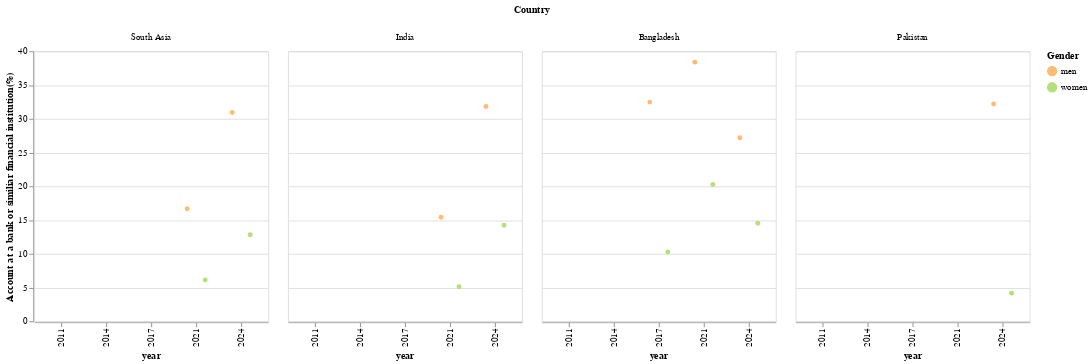

Source (notebook cell):
### Code cell
def mobile_account_gender_gaps(df):
    # DROP
    new_colors = ['#8624f5', '#1fc3aa']
    gender_df = df.filter(pl.col('group') == 'gender')
    # mobile_gender_gap = alt.Chart(gender_df).mark_line(point = True).encode(
    #     y = alt.Y('group2:N', title = 'Gender'),
    #     x = alt.X('mobileaccount_t_d:Q',title = 'Mobile Money Account(%)'),
    #     text = 'year:N',
    #     column = alt.Column('countrynewwb', title = 'Country', sort = south_asia_countries))

    mobile_gender_gap = alt.Chart(gender_df).mark_line(point = True).encode(
        x = 'year:N', 
        y = alt.Y('mobileaccount_t_d:Q',title = 'Account at a bank or similiar financial institution(%)'),
        xOffset='group2',
        color = alt.Color('group2').scale(scheme = 'redyellowgreen').title('Gender'), 
        column = alt.Column('countrynewwb', title = 'Country', sort = south_asia_countries)
        
    )
   
    return mobile_gender_gap 

mobile_account_gender_gaps(filter_south_asia(process_data(), True))
    #.save('../milestones/static-draft-images/mobile_account_gender_gaps.png', 
                                                             #ppi=200)

### Figure 1 — Vega-Lite specification as saved in the notebook (floating-point values rounded to 4 significant figures)
{"config": {"view": {"continuousWidth": 300, "continuousHeight": 300}}, "data": {"name": "data-d12b8e5ba46113a48613a920994e3840"}, "mark": {"type": "line", "point": true}, "encoding": {"color": {"field": "group2", "scale": {"scheme": "redyellowgreen"}, "title": "Gender", "type": "nominal"}, "column": {"field": "countrynewwb", "sort": ["South Asia", "India", "Bangladesh", "Pakistan"], "title": "Country", "type": "nominal"}, "x": {"field": "year", "type": "nominal"}, "xOffset": {"field": "group2", "type": "nominal"}, "y": {"field": "mobileaccount_t_d", "title": "Account at a bank or similiar financial institution(%)", "type": "quantitative"}}, "$schema": "https://vega.github.io/schema/vega-lite/v5.20.1.json", "datasets": {"data-d12b8e5ba46113a48613a920994e3840": [{"countrynewwb": "Bangladesh", "codewb": "BGD", "year": 2011, "pop_adult": "100376575", "regionwb24_hi": "South Asia (excluding high income)", "incomegroupwb24": "Lower middle income", "group": "gender", "group2": "men", "account_t_d": 37.29, "fiaccount_t_d": 37.29, "mobileaccount_t_d": null, "fin11a": null, "fin11b": null, "fin11c": null, "fin11f": null, "fin11d": null, "fin11e": null, "fin14a": null, "fin14b": null, "fin14c": null, "fin14d": null, "fin26a": null, "fin26b": null, "fin27a": null, "g20_made": null, "fin17f": null, "fin17a_17a1_d": 18.09, "fin17a": 18.09, "fin17b": null, "fin17c": null, "fin24aSD_ND": null}, {"countrynewwb": "Bangladesh", "codewb": "BGD", "year": 2011, "pop_adult": "100376575", "regionwb24_hi": "South Asia (excluding high income)", "incomegroupwb24": "Lower middle income", "group": "gender", "group2": "women", "account_t_d": 26.01, "fiaccount_t_d": 26.01, "mobileaccount_t_d": null, "fin11a": null, "fin11b": null, "fin11c": null, "fin11f": null, "fin11d": null, "fin11e": null, "fin14a": null, "fin14b": null, "fin14c": null, "fin14d": null, "fin26a": null, "fin26b": null, "fin27a": null, "g20_made": null, "fin17f": null, "fin17a_17a1_d": 15.13, "fin17a": 15.13, "fin17b": null, "fin17c": null, "fin24aSD_ND": null}, {"countrynewwb": "India", "codewb": "IND", "year": 2011, "pop_adult": "853745004", "regionwb24_hi": "South Asia (excluding high income)", "incomegroupwb24": "Lower middle income", "group": "gender", "group2": "men", "account_t_d": 43.74, "fiaccount_t_d": 43.74, "mobileaccount_t_d": null, "fin11a": null, "fin11b": null, "fin11c": null, "fin11f": null, "fin11d": null, "fin11e": null, "fin14a": null, "fin14b": null, "fin14c": null, "fin14d": null, "fin26a": null, "fin26b": null, "fin27a": null, "g20_made": null, "fin17f": null, "fin17a_17a1_d": 15.99, "fin17a": 15.99, "fin17b": null, "fin17c": null, "fin24aSD_ND": null}, {"countrynewwb": "India", "codewb": "IND", "year": 2011, "pop_adult": "853745004", "regionwb24_hi": "South Asia (excluding high income)", "incomegroupwb24": "Lower middle income", "group": "gender", "group2": "women", "account_t_d": 26.49, "fiaccount_t_d": 26.49, "mobileaccount_t_d": null, "fin11a": null, "fin11b": null, "fin11c": null, "fin11f": null, "fin11d": null, "fin11e": null, "fin14a": null, "fin14b": null, "fin14c": null, "fin14d": null, "fin26a": null, "fin26b": null, "fin27a": null, "g20_made": null, "fin17f": null, "fin17a_17a1_d": 7.096, "fin17a": 7.096, "fin17b": null, "fin17c": null, "fin24aSD_ND": null}, {"countrynewwb": "Pakistan", "codewb": "PAK", "year": 2011, "pop_adult": "120857470", "regionwb24_hi": "South Asia (excluding high income)", "incomegroupwb24": "Lower middle income", "group": "gender", "group2": "men", "account_t_d": 17.28, "fiaccount_t_d": 17.28, "mobileaccount_t_d": null, "fin11a": null, "fin11b": null, "fin11c": null, "fin11f": null, "fin11d": null, "fin11e": null, "fin14a": null, "fin14b": null, "fin14c": null, "fin14d": null, "fin26a": null, "fin26b": null, "fin27a": null, "g20_made": null, "fin17f": null, "fin17a_17a1_d": null, "fin17a": null, "fin17b": null, "fin17c": null, "fin24aSD_ND": null}, {"countrynewwb": "Pakistan", "codewb": "PAK", "year": 2011, "pop_adult": "120857470", "regionwb24_hi": "South Asia (excluding high income)", "incomegroupwb24": "Lower middle income", "group": "gender", "group2": "women", "account_t_d": 2.954, "fiaccount_t_d": 2.954, "mobileaccount_t_d": null, "fin11a": null, "fin11b": null, "fin11c": null, "fin11f": null, "fin11d": null, "fin11e": null, "fin14a": null, "fin14b": null, "fin14c": null, "fin14d": null, "fin26a": null, "fin26b": null, "fin27a": null, "g20_made": null, "fin17f": null, "fin17a_17a1_d": null, "fin17a": null, "fin17b": null, "fin17c": null, "fin24aSD_ND": null}, {"countrynewwb": "Bangladesh", "codewb": "BGD", "year": 2014, "pop_adult": "105778630", "regionwb24_hi": "South Asia (excluding high income)", "incomegroupwb24": "Lower middle income", "group": "gender", "group2": "men", "account_t_d": 35.37, "fiaccount_t_d": 32.93, "mobileaccount_t_d": null, "fin11a": null, "fin11b": null, "fin11c": null, "fin11f": null, "fin11d": null, "fin11e": null, "fin14a": null, "fin14b": null, "fin14c": null, "fin14d": null, "fin26a": null, "fin26b": null, "fin27a": null, "g20_made": null, "fin17f": null, "fin17a_17a1_d": null, "fin17a": null, "fin17b": null, "fin17c": null, "fin24aSD_ND": null}, {"countrynewwb": "Bangladesh", "codewb": "BGD", "year": 2014, "pop_adult": "105778630", "regionwb24_hi": "South Asia (excluding high income)", "incomegroupwb24": "Lower middle income", "group": "gender", "group2": "women", "account_t_d": 26.45, "fiaccount_t_d": 25.22, "mobileaccount_t_d": null, "fin11a": null, "fin11b": null, "fin11c": null, "fin11f": null, "fin11d": null, "fin11e": null, "fin14a": null, "fin14b": null, "fin14c": null, "fin14d": null, "fin26a": null, "fin26b": null, "fin27a": null, "g20_made": null, "fin17f": null, "fin17a_17a1_d": null, "fin17a": null, "fin17b": null, "fin17c": null, "fin24aSD_ND": null}, {"countrynewwb": "India", "codewb": "IND", "year": 2014, "pop_adult": "907853291", "regionwb24_hi": "South Asia (excluding high income)", "incomegroupwb24": "Lower middle income", "group": "gender", "group2": "men", "account_t_d": 62.76, "fiaccount_t_d": 62.47, "mobileaccount_t_d": null, "fin11a": null, "fin11b": null, "fin11c": null, "fin11f": null, "fin11d": null, "fin11e": null, "fin14a": null, "fin14b": null, "fin14c": null, "fin14d": null, "fin26a": null, "fin26b": null, "fin27a": null, "g20_made": 23.28, "fin17f": null, "fin17a_17a1_d": 18.43, "fin17a": 18.43, "fin17b": null, "fin17c": null, "fin24aSD_ND": null}, {"countrynewwb": "India", "codewb": "IND", "year": 2014, "pop_adult": "907853291", "regionwb24_hi": "South Asia (excluding high income)", "incomegroupwb24": "Lower middle income", "group": "gender", "group2": "women", "account_t_d": 43.13, "fiaccount_t_d": 42.64, "mobileaccount_t_d": null, "fin11a": null, "fin11b": null, "fin11c": null, "fin11f": null, "fin11d": null, "fin11e": null, "fin14a": null, "fin14b": null, "fin14c": null, "fin14d": null, "fin26a": null, "fin26b": null, "fin27a": null, "g20_made": 7.865, "fin17f": null, "fin17a_17a1_d": 10.13, "fin17a": 10.13, "fin17b": null, "fin17c": null, "fin24aSD_ND": null}, {"countrynewwb": "Pakistan", "codewb": "PAK", "year": 2014, "pop_adult": "128875593", "regionwb24_hi": "South Asia (excluding high income)", "incomegroupwb24": "Lower middle income", "group": "gender", "group2": "men", "account_t_d": 20.97, "fiaccount_t_d": null, "mobileaccount_t_d": null, "fin11a": null, "fin11b": null, "fin11c": null, "fin11f": null, "fin11d": null, "fin11e": null, "fin14a": null, "fin14b": null, "fin14c": null, "fin14d": null, "fin26a": null, "fin26b": null, "fin27a": null, "g20_made": null, "fin17f": null, "fin17a_17a1_d": null, "fin17a": null, "fin17b": null, "fin17c": 15.91, "fin24aSD_ND": null}, {"countrynewwb": "Pakistan", "codewb": "PAK", "year": 2014, "pop_adult": "128875593", "regionwb24_hi": "South Asia (excluding high income)", "incomegroupwb24": "Lower middle income", "group": "gender", "group2": "women", "account_t_d": 4.844, "fiaccount_t_d": null, "mobileaccount_t_d": null, "fin11a": null, "fin11b": null, "fin11c": null, "fin11f": null, "fin11d": null, "fin11e": null, "fin14a": null, "fin14b": null, "fin14c": null, "fin14d": null, "fin26a": null, "fin26b": null, "fin27a": null, "g20_made": null, "fin17f": null, "fin17a_17a1_d": null, "fin17a": null, "fin17b": null, "fin17c": 6.742, "fin24aSD_ND": null}, {"countrynewwb": "Bangladesh", "codewb": "BGD", "year": 2017, "pop_adult": "111658076", "regionwb24_hi": "South Asia (excluding high income)", "incomegroupwb24": "Lower middle income", "group": "gender", "group2": "men", "account_t_d": 64.59, "fiaccount_t_d": 50.24, "mobileaccount_t_d": 32.47, "fin11a": null, "fin11b": null, "fin11c": null, "fin11f": null, "fin11d": null, "fin11e": null, "fin14a": null, "fin14b": null, "fin14c": null, "fin14d": null, "fin26a": null, "fin26b": null, "fin27a": null, "g20_made": 43.28, "fin17f": null, "fin17a_17a1_d": null, "fin17a": null, "fin17b": null, "fin17c": 11.58, "fin24aSD_ND": null}, {"countrynewwb": "Bangladesh", "codewb": "BGD", "year": 2017, "pop_adult": "111658076", "regionwb24_hi": "South Asia (excluding high income)", "incomegroupwb24": "Lower middle income", "group": "gender", "group2": "women", "account_t_d": 35.84, "fiaccount_t_d": 31.91, "mobileaccount_t_d": 10.27, "fin11a": null, "fin11b": null, "fin11c": null, "fin11f": null, "fin11d": null, "fin11e": null, "fin14a": null, "fin14b": null, "fin14c": null, "fin14d": null, "fin26a": null, "fin26b": null, "fin27a": null, "g20_made": 17.28, "fin17f": null, "fin17a_17a1_d": null, "fin17a": null, "fin17b": null, "fin17c": 11.84, "fin24aSD_ND": null}, {"countrynewwb": "India", "codewb": "IND", "year": 2017, "pop_adult": "962463650", "regionwb24_hi": "South Asia (excluding high income)", "incomegroupwb24": "Lower middle income", "group": "gender", "group2": "men", "account_t_d": 83.01, "fiaccount_t_d": 82.94, "mobileaccount_t_d": null, "fin11a": null, "fin11b": null, "fin11c": null, "fin11f": null, "fin11d": null, "fin11e": null, "fin14a": null, "fin14b": null, "fin14c": null, "fin14d": null, "fin26a": null, "fin26b": null, "fin27a": null, "g20_made": 26.22, "fin17f": null, "fin17a_17a1_d": 22.42, "fin17a": 22.42, "fin17b": null, "fin17c": null, "fin24aSD_ND": null}, {"countrynewwb": "India", "codewb": "IND", "year": 2017, "pop_adult": "962463650", "regionwb24_hi": "South Asia (excluding high income)", "incomegroupwb24": "Lower middle income", "group": "gender", "group2": "women", "account_t_d": 76.64, "fiaccount_t_d": 76.64, "mobileaccount_t_d": null, "fin11a": null, "fin11b": null, "fin11c": null, "fin11f": null, "fin11d": null, "fin11e": null, "fin14a": null, "fin14b": null, "fin14c": null, "fin14d": null, "fin26a": null, "fin26b": null, "fin27a": null, "g20_made": 13.52, "fin17f": null, "fin17a_17a1_d": 16.69, "fin17a": 16.69, "fin17b": null, "fin17c": null, "fin24aSD_ND": null}, {"countrynewwb": "Pakistan", "codewb": "PAK", "year": 2017, "pop_adult": "135055510", "regionwb24_hi": "South Asia (excluding high income)", "incomegroupwb24": "Lower middle income", "group": "gender", "group2": "men", "account_t_d": 34.61, "fiaccount_t_d": 29.03, "mobileaccount_t_d": null, "fin11a": null, "fin11b": null, "fin11c": null, "fin11f": null, "fin11d": null, "fin11e": null, "fin14a": null, "fin14b": null, "fin14c": null, "fin14d": null, "fin26a": null, "fin26b": null, "fin27a": null, "g20_made": 23.48, "fin17f": null, "fin17a_17a1_d": null, "fin17a": null, "fin17b": null, "fin17c": 25.6, "fin24aSD_ND": null}, {"countrynewwb": "Pakistan", "codewb": "PAK", "year": 2017, "pop_adult": "135055510", "regionwb24_hi": "South Asia (excluding high income)", "incomegroupwb24": "Lower middle income", "group": "gender", "group2": "women", "account_t_d": 7.025, "fiaccount_t_d": 6.282, "mobileaccount_t_d": null, "fin11a": null, "fin11b": null, "fin11c": null, "fin11f": null, "fin11d": null, "fin11e": null, "fin14a": null, "fin14b": null, "fin14c": null, "fin14d": null, "fin26a": null, "fin26b": null, "fin27a": null, "g20_made": 4.5, "fin17f": null, "fin17a_17a1_d": null, "fin17a": null, "fin17b": null, "fin17c": 16.31, "fin24aSD_ND": null}, {"countrynewwb": "Bangladesh", "codewb": "BGD", "year": 2021, "pop_adult": "117641793", "regionwb24_hi": "South Asia (excluding high income)", "incomegroupwb24": "Lower middle income", "group": "gender", "group2": "men", "account_t_d": 62.86, "fiaccount_t_d": 45.33, "mobileaccount_t_d": 38.39, "fin11a": null, "fin11b": null, "fin11c": null, "fin11f": null, "fin11d": null, "fin11e": null, "fin14a": null, "fin14b": null, "fin14c": null, "fin14d": null, "fin26a": 16.77, "fin26b": null, "fin27a": null, "g20_made": 54.06, "fin17f": null, "fin17a_17a1_d": null, "fin17a": null, "fin17b": null, "fin17c": null, "fin24aSD_ND": 48.29}, {"countrynewwb": "Bangladesh", "codewb": "BGD", "year": 2021, "pop_adult": "117641793", "regionwb24_hi": "South Asia (excluding high income)", "incomegroupwb24": "Lower middle income", "group": "gender", "group2": "women", "account_t_d": 43.46, "fiaccount_t_d": 30.58, "mobileaccount_t_d": 20.28, "fin11a": null, "fin11b": null, "fin11c": null, "fin11f": null, "fin11d": null, "fin11e": null, "fin14a": null, "fin14b": null, "fin14c": null, "fin14d": null, "fin26a": 4.718, "fin26b": null, "fin27a": null, "g20_made": 28.04, "fin17f": null, "fin17a_17a1_d": null, "fin17a": null, "fin17b": null, "fin17c": null, "fin24aSD_ND": 27.68}, {"countrynewwb": "India", "codewb": "IND", "year": 2021, "pop_adult": "1033092817", "regionwb24_hi": "South Asia (excluding high income)", "incomegroupwb24": "Lower middle income", "group": "gender", "group2": "men", "account_t_d": 77.51, "fiaccount_t_d": 77.15, "mobileaccount_t_d": 15.41, "fin11a": null, "fin11b": null, "fin11c": null, "fin11f": null, "fin11d": null, "fin11e": null, "fin14a": null, "fin14b": null, "fin14c": null, "fin14d": null, "fin26a": null, "fin26b": null, "fin27a": null, "g20_made": 32.86, "fin17f": null, "fin17a_17a1_d": 15.35, "fin17a": 13.48, "fin17b": null, "fin17c": null, "fin24aSD_ND": 38.21}, {"countrynewwb": "India", "codewb": "IND", "year": 2021, "pop_adult": "1033092817", "regionwb24_hi": "South Asia (excluding high income)", "incomegroupwb24": "Lower middle income", "group": "gender", "group2": "women", "account_t_d": 77.55, "fiaccount_t_d": 77.47, "mobileaccount_t_d": 5.116, "fin11a": null, "fin11b": null, "fin11c": null, "fin11f": null, "fin11d": null, "fin11e": null, "fin14a": null, "fin14b": null, "fin14c": null, "fin14d": null, "fin26a": null, "fin26b": null, "fin27a": null, "g20_made": 15.08, "fin17f": null, "fin17a_17a1_d": 12.74, "fin17a": 11.97, "fin17b": null, "fin17c": null, "fin24aSD_ND": 23.85}, {"countrynewwb": "Pakistan", "codewb": "PAK", "year": 2021, "pop_adult": "146030491", "regionwb24_hi": "South Asia (excluding high income)", "incomegroupwb24": "Lower middle income", "group": "gender", "group2": "men", "account_t_d": 28.18, "fiaccount_t_d": 20.9, "mobileaccount_t_d": null, "fin11a": null, "fin11b": null, "fin11c": null, "fin11f": null, "fin11d": null, "fin11e": null, "fin14a": null, "fin14b": null, "fin14c": null, "fin14d": null, "fin26a": null, "fin26b": null, "fin27a": null, "g20_made": 19.18, "fin17f": null, "fin17a_17a1_d": null, "fin17a": null, "fin17b": null, "fin17c": null, "fin24aSD_ND": 36.25}, {"countrynewwb": "Pakistan", "codewb": "PAK", "year": 2021, "pop_adult": "146030491", "regionwb24_hi": "South Asia (excluding high income)", "incomegroupwb24": "Lower middle income", "group": "gender", "group2": "women", "account_t_d": 13.48, "fiaccount_t_d": 11.48, "mobileaccount_t_d": null, "fin11a": null, "fin11b": null, "fin11c": null, "fin11f": null, "fin11d": null, "fin11e": null, "fin14a": null, "fin14b": null, "fin14c": null, "fin14d": null, "fin26a": null, "fin26b": null, "fin27a": null, "g20_made": 10.38, "fin17f": null, "fin17a_17a1_d": null, "fin17a": null, "fin17b": null, "fin17c": null, "fin24aSD_ND": 23.38}, {"countrynewwb": "Bangladesh", "codewb": "BGD", "year": 2024, "pop_adult": "122837439", "regionwb24_hi": "South Asia (excluding high income)", "incomegroupwb24": "Lower middle income", "group": "gender", "group2": "men", "account_t_d": 53.51, "fiaccount_t_d": 39.51, "mobileaccount_t_d": 27.2, "fin11a": null, "fin11b": 13.42, "fin11c": null, "fin11f": null, "fin11d": 50.47, "fin11e": 9.252, "fin14a": null, "fin14b": null, "fin14c": null, "fin14d": 36.21, "fin26a": null, "fin26b": null, "fin27a": null, "g20_made": 39.86, "fin17f": null, "fin17a_17a1_d": 11.87, "fin17a": null, "fin17b": null, "fin17c": null, "fin24aSD_ND": 39.04}, {"countrynewwb": "Bangladesh", "codewb": "BGD", "year": 2024, "pop_adult": "122837439", "regionwb24_hi": "South Asia (excluding high income)", "incomegroupwb24": "Lower middle income", "group": "gender", "group2": "women", "account_t_d": 33.35, "fiaccount_t_d": 26.57, "mobileaccount_t_d": 14.52, "fin11a": null, "fin11b": 10.53, "fin11c": null, "fin11f": null, "fin11d": 58.77, "fin11e": 14.77, "fin14a": null, "fin14b": null, "fin14c": null, "fin14d": 47.72, "fin26a": null, "fin26b": null, "fin27a": null, "g20_made": 16.74, "fin17f": null, "fin17a_17a1_d": 9.408, "fin17a": null, "fin17b": null, "fin17c": null, "fin24aSD_ND": 32.63}, {"countrynewwb": "India", "codewb": "IND", "year": 2024, "pop_adult": "1077731602", "regionwb24_hi": "South Asia (excluding high income)", "incomegroupwb24": "Lower middle income", "group": "gender", "group2": "men", "account_t_d": 88.81, "fiaccount_t_d": 88.23, "mobileaccount_t_d": 31.82, "fin11a": null, "fin11b": null, "fin11c": null, "fin11f": null, "fin11d": null, "fin11e": null, "fin14a": null, "fin14b": null, "fin14c": null, "fin14d": null, "fin26a": 19.94, "fin26b": 20.92, "fin27a": null, "g20_made": 37.89, "fin17f": null, "fin17a_17a1_d": 31.09, "fin17a": 26.38, "fin17b": 15.01, "fin17c": 11.58, "fin24aSD_ND": 37.45}, {"countrynewwb": "India", "codewb": "IND", "year": 2024, "pop_adult": "1077731602", "regionwb24_hi": "South Asia (excluding high income)", "incomegroupwb24": "Lower middle income", "group": "gender", "group2": "women", "account_t_d": 89.25, "fiaccount_t_d": 89.09, "mobileaccount_t_d": 14.23, "fin11a": null, "fin11b": null, "fin11c": null, "fin11f": null, "fin11d": null, "fin11e": null, "fin14a": null, "fin14b": null, "fin14c": null, "fin14d": null, "fin26a": 10.31, "fin26b": 11.42, "fin27a": null, "g20_made": 20.61, "fin17f": null, "fin17a_17a1_d": 22.81, "fin17a": 21.27, "fin17b": 6.768, "fin17c": 14.61, "fin24aSD_ND": 22.64}, {"countrynewwb": "Pakistan", "codewb": "PAK", "year": 2024, "pop_adult": "155833628", "regionwb24_hi": "South Asia (excluding high income)", "incomegroupwb24": "Lower middle income", "group": "gender", "group2": "men", "account_t_d": 42.29, "fiaccount_t_d": 26.81, "mobileaccount_t_d": 32.19, "fin11a": 24.41, "fin11b": 35.32, "fin11c": 19.94, "fin11f": 14.38, "fin11d": 46.33, "fin11e": 10.05, "fin14a": 14.7, "fin14b": 32.24, "fin14c": 17.3, "fin14d": 38.05, "fin26a": null, "fin26b": null, "fin27a": null, "g20_made": 35.69, "fin17f": null, "fin17a_17a1_d": 21.76, "fin17a": null, "fin17b": null, "fin17c": 23.76, "fin24aSD_ND": 47.84}, {"countrynewwb": "Pakistan", "codewb": "PAK", "year": 2024, "pop_adult": "155833628", "regionwb24_hi": "South Asia (excluding high income)", "incomegroupwb24": "Lower middle income", "group": "gender", "group2": "women", "account_t_d": 11.91, "fiaccount_t_d": 9.528, "mobileaccount_t_d": 4.169, "fin11a": 27.58, "fin11b": 44.09, "fin11c": 22.91, "fin11f": 19.76, "fin11d": 57.98, "fin11e": 15.89, "fin14a": 20.82, "fin14b": 38.15, "fin14c": 19.01, "fin14d": 56.79, "fin26a": null, "fin26b": null, "fin27a": null, "g20_made": 4.374, "fin17f": null, "fin17a_17a1_d": 3.329, "fin17a": null, "fin17b": null, "fin17c": 9.557, "fin24aSD_ND": 18.19}, {"countrynewwb": "South Asia", "codewb": "SAS", "year": 2011, "pop_adult": "NA", "regionwb24_hi": "NA", "incomegroupwb24": "NA", "group": "gender", "group2": "men", "account_t_d": 40.04, "fiaccount_t_d": 40.04, "mobileaccount_t_d": null, "fin11a": null, "fin11b": null, "fin11c": null, "fin11f": null, "fin11d": null, "fin11e": null, "fin14a": null, "fin14b": null, "fin14c": null, "fin14d": null, "fin26a": null, "fin26b": null, "fin27a": null, "g20_made": null, "fin17f": null, "fin17a_17a1_d": 14.66, "fin17a": 14.66, "fin17b": null, "fin17c": null, "fin24aSD_ND": null}, {"countrynewwb": "South Asia", "codewb": "SAS", "year": 2011, "pop_adult": "NA", "regionwb24_hi": "NA", "incomegroupwb24": "NA", "group": "gender", "group2": "women", "account_t_d": 24.16, "fiaccount_t_d": 24.16, "mobileaccount_t_d": null, "fin11a": null, "fin11b": null, "fin11c": null, "fin11f": null, "fin11d": null, "fin11e": null, "fin14a": null, "fin14b": null, "fin14c": null, "fin14d": null, "fin26a": null, "fin26b": null, "fin27a": null, "g20_made": null, "fin17f": null, "fin17a_17a1_d": 7.333, "fin17a": 7.333, "fin17b": null, "fin17c": null, "fin24aSD_ND": null}, {"countrynewwb": "South Asia", "codewb": "SAS", "year": 2014, "pop_adult": "NA", "regionwb24_hi": "NA", "incomegroupwb24": "NA", "group": "gender", "group2": "men", "account_t_d": 55.02, "fiaccount_t_d": 53.85, "mobileaccount_t_d": null, "fin11a": null, "fin11b": null, "fin11c": null, "fin11f": null, "fin11d": null, "fin11e": null, "fin14a": null, "fin14b": null, "fin14c": null, "fin14d": null, "fin26a": null, "fin26b": null, "fin27a": null, "g20_made": 20.09, "fin17f": null, "fin17a_17a1_d": 16.1, "fin17a": 16.1, "fin17b": null, "fin17c": null, "fin24aSD_ND": null}, {"countrynewwb": "South Asia", "codewb": "SAS", "year": 2014, "pop_adult": "NA", "regionwb24_hi": "NA", "incomegroupwb24": "NA", "group": "gender", "group2": "women", "account_t_d": 37.32, "fiaccount_t_d": 36.65, "mobileaccount_t_d": null, "fin11a": null, "fin11b": null, "fin11c": null, "fin11f": null, "fin11d": null, "fin11e": null, "fin14a": null, "fin14b": null, "fin14c": null, "fin14d": null, "fin26a": null, "fin26b": null, "fin27a": null, "g20_made": 6.636, "fin17f": null, "fin17a_17a1_d": 9.077, "fin17a": 9.077, "fin17b": null, "fin17c": null, "fin24aSD_ND": null}, {"countrynewwb": "South Asia", "codewb": "SAS", "year": 2017, "pop_adult": "NA", "regionwb24_hi": "NA", "incomegroupwb24": "NA", "group": "gender", "group2": "men", "account_t_d": 74.69, "fiaccount_t_d": 72.79, "mobileaccount_t_d": null, "fin11a": null, "fin11b": null, "fin11c": null, "fin11f": null, "fin11d": null, "fin11e": null, "fin14a": null, "fin14b": null, "fin14c": null, "fin14d": null, "fin26a": null, "fin26b": null, "fin27a": null, "g20_made": 27.07, "fin17f": null, "fin17a_17a1_d": 19.77, "fin17a": 19.77, "fin17b": null, "fin17c": 10.36, "fin24aSD_ND": null}, {"countrynewwb": "South Asia", "codewb": "SAS", "year": 2017, "pop_adult": "NA", "regionwb24_hi": "NA", "incomegroupwb24": "NA", "group": "gender", "group2": "women", "account_t_d": 64.0, "fiaccount_t_d": 63.56, "mobileaccount_t_d": null, "fin11a": null, "fin11b": null, "fin11c": null, "fin11f": null, "fin11d": null, "fin11e": null, "fin14a": null, "fin14b": null, "fin14c": null, "fin14d": null, "fin26a": null, "fin26b": null, "fin27a": null, "g20_made": 12.94, "fin17f": null, "fin17a_17a1_d": 14.46, "fin17a": 14.46, "fin17b": null, "fin17c": 10.13, "fin24aSD_ND": null}, {"countrynewwb": "South Asia", "codewb": "SAS", "year": 2021, "pop_adult": "NA", "regionwb24_hi": "NA", "incomegroupwb24": "NA", "group": "gender", "group2": "men", "account_t_d": 69.92, "fiaccount_t_d": 67.39, "mobileaccount_t_d": 16.66, "fin11a": null, "fin11b": null, "fin11c": null, "fin11f": null, "fin11d": null, "fin11e": null, "fin14a": null, "fin14b": null, "fin14c": null, "fin14d": null, "fin26a": null, "fin26b": null, "fin27a": null, "g20_made": 32.78, "fin17f": null, "fin17a_17a1_d": 13.79, "fin17a": 12.14, "fin17b": null, "fin17c": null, "fin24aSD_ND": 39.49}, {"countrynewwb": "South Asia", "codewb": "SAS", "year": 2021, "pop_adult": "NA", "regionwb24_hi": "NA", "incomegroupwb24": "NA", "group": "gender", "group2": "women", "account_t_d": 65.97, "fiaccount_t_d": 64.5, "mobileaccount_t_d": 6.13, "fin11a": null, "fin11b": null, "fin11c": null, "fin11f": null, "fin11d": null, "fin11e": null, "fin14a": null, "fin14b": null, "fin14c": null, "fin14d": null, "fin26a": null, "fin26b": null, "fin27a": null, "g20_made": 15.83, "fin17f": null, "fin17a_17a1_d": 10.86, "fin17a": 10.16, "fin17b": null, "fin17c": null, "fin24aSD_ND": 25.01}, {"countrynewwb": "South Asia", "codewb": "SAS", "year": 2024, "pop_adult": "NA", "regionwb24_hi": "NA", "incomegroupwb24": "NA", "group": "gender", "group2": "men", "account_t_d": 80.05, "fiaccount_t_d": 76.59, "mobileaccount_t_d": 30.94, "fin11a": null, "fin11b": 9.392, "fin11c": null, "fin11f": null, "fin11d": 15.56, "fin11e": null, "fin14a": null, "fin14b": null, "fin14c": null, "fin14d": null, "fin26a": 18.81, "fin26b": 17.95, "fin27a": null, "g20_made": 37.56, "fin17f": null, "fin17a_17a1_d": 28.18, "fin17a": 23.28, "fin17b": null, "fin17c": 12.54, "fin24aSD_ND": 39.08}, {"countrynewwb": "South Asia", "codewb": "SAS", "year": 2024, "pop_adult": "NA", "regionwb24_hi": "NA", "incomegroupwb24": "NA", "group": "gender", "group2": "women", "account_t_d": 75.06, "fiaccount_t_d": 74.04, "mobileaccount_t_d": 12.82, "fin11a": null, "fin11b": 11.3, "fin11c": null, "fin11f": null, "fin11d": 17.36, "fin11e": null, "fin14a": null, "fin14b": null, "fin14c": null, "fin14d": null, "fin26a": 8.45, "fin26b": 9.613, "fin27a": null, "g20_made": 18.35, "fin17f": null, "fin17a_17a1_d": 19.38, "fin17a": 17.99, "fin17b": null, "fin17c": 13.65, "fin24aSD_ND": 23.59}]}}
